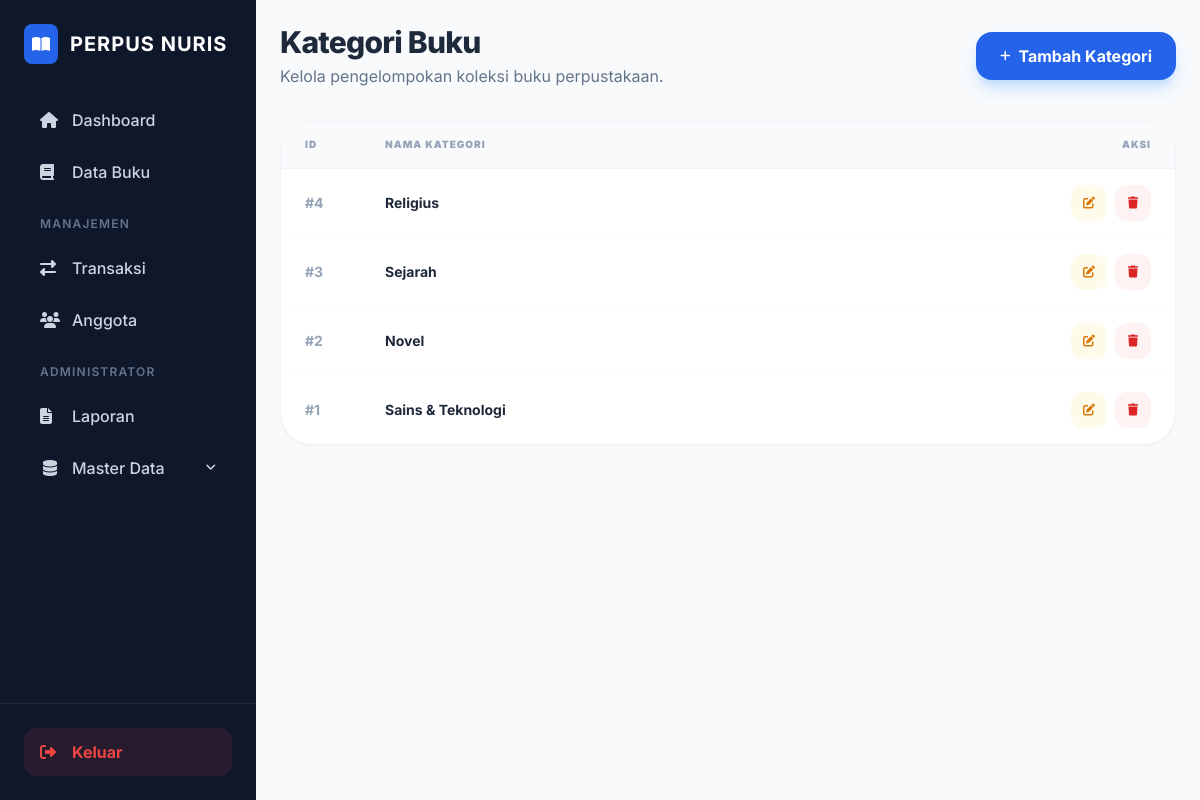
The app's page /pages/kategori/index.php (signed in) with its own data.
### tables this page shows
CREATE TABLE `kategori` (
  `id` int(11) NOT NULL AUTO_INCREMENT,
  `nama_kategori` varchar(50) NOT NULL,
  PRIMARY KEY (`id`)
);

### pages/kategori/index.php (the view, shortened to what this page needs)
<?php
require_once "../../konek.php";
require_once "../../layout/header.php";
require_once "../../layout/sidebar.php";
$query = mysqli_query($conn, "SELECT * FROM kategori ORDER BY id DESC");
?>
<div class="p-6">
    <div class="flex justify-between items-center mb-8">
        <div>
            <h2 class="text-3xl font-extrabold text-slate-800 tracking-tight">Kategori Buku</h2>
            <p class="text-slate-500 mt-1">Kelola pengelompokan koleksi buku perpustakaan.</p>
        </div>
        <a href="tambah.php" class="bg-blue-600 hover:bg-blue-700 text-white font-bold px-6 py-3 rounded-2xl transition-all flex items-center gap-2 shadow-lg shadow-blue-200">
            <i class="fas fa-plus text-xs"></i> Tambah Kategori
        </a>
    </div>
    <div class="bg-white rounded-[2rem] shadow-sm border border-slate-100 overflow-hidden">
        <table class="w-full text-left">
            <thead>
                <tr class="bg-slate-50 border-b border-slate-100">
                    <th class="px-6 py-4 text-[10px] font-black text-slate-400 uppercase tracking-widest w-20">ID</th>
                    <th class="px-6 py-4 text-[10px] font-black text-slate-400 uppercase tracking-widest">Nama Kategori</th>
                    <th class="px-6 py-4 text-[10px] font-black text-slate-400 uppercase tracking-widest text-right">Aksi</th>
                </tr>
            </thead>
            <tbody class="divide-y divide-slate-50">
                <?php while($row = mysqli_fetch_assoc($query)) : ?>
                <tr class="hover:bg-slate-50/50 transition-colors">
                    <td class="px-6 py-4 text-sm font-bold text-slate-400">#<?= $row['id']; ?></td>
                    <td class="px-6 py-4 text-sm font-bold text-slate-800"><?= $row['nama_kategori']; ?></td>
                    <td class="px-6 py-4 text-right flex justify-end gap-2">
                        <a href="edit.php?id=<?= $row['id']; ?>" class="w-9 h-9 rounded-xl bg-amber-50 text-amber-600 flex items-center justify-center hover:bg-amber-600 hover:text-white transition-all">
                            <i class="fas fa-edit text-xs"></i>
                        </a>
                        <a href="hapus.php?id=<?= $row['id']; ?>" onclick="return confirm('Hapus kategori ini?')" class="w-9 h-9 rounded-xl bg-red-50 text-red-600 flex items-center justify-center hover:bg-red-600 hover:text-white transition-all">
                            <i class="fas fa-trash text-xs"></i>
                        </a>
                    </td>
                </tr>
                <?php endwhile; ?>
            </tbody>
        </table>
    </div>
</div>

### layout/header.php (style rules this page uses)
body { font-family: 'Inter', sans-serif; }

### records on screen
kategori: id "4", nama_kategori "Religius"
kategori: id "3", nama_kategori "Sejarah"
kategori: id "2", nama_kategori "Novel"
kategori: id "1", nama_kategori "Sains & Teknologi"
